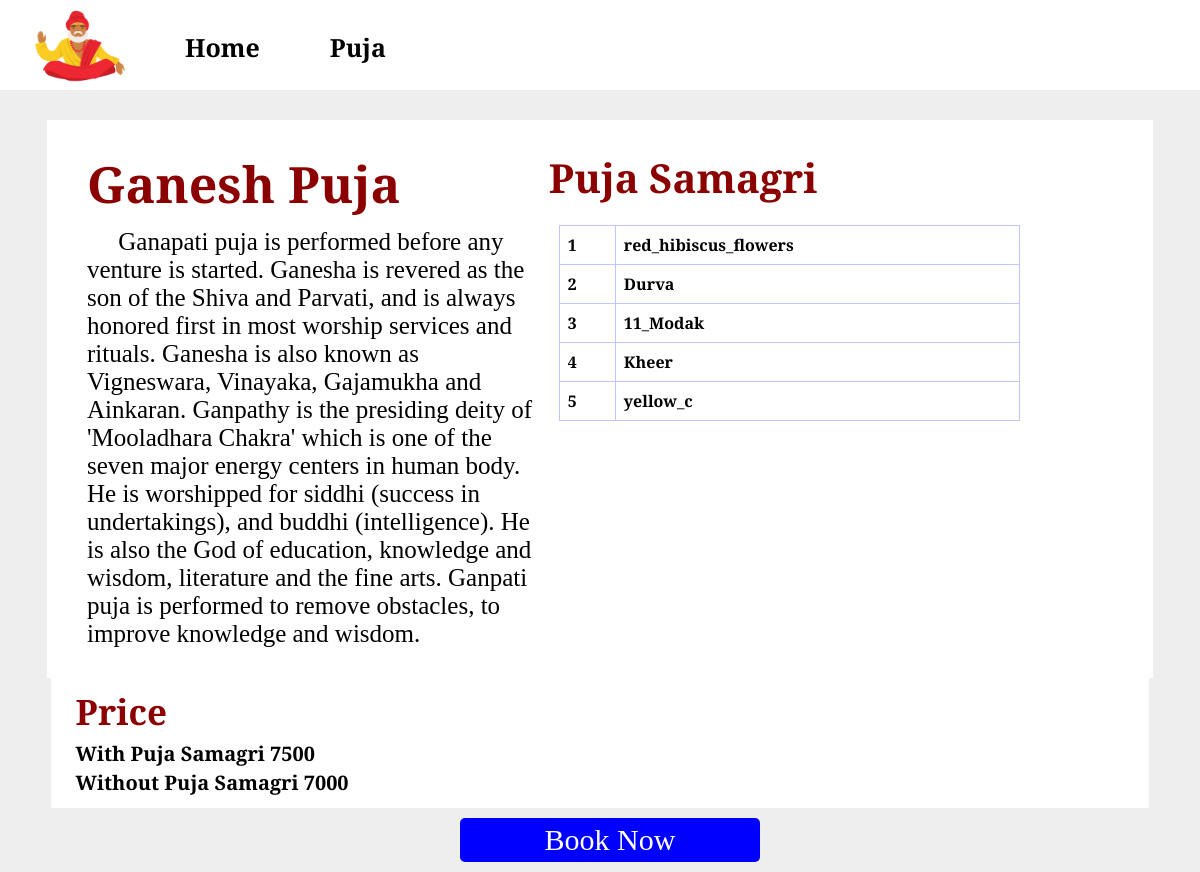
Page /booking.php?pname=Ganesh Puja on the committed database.
### tables this page shows
CREATE TABLE `puja` (
  `puja_name` varchar(500) NOT NULL,
  `description` text NOT NULL,
  `samagri` varchar(1000) NOT NULL,
  `photo` varchar(500) NOT NULL
);

### booking.php (the view, shortened to what this page needs)
<!DOCTYPE html>
<html lang="en">
<head>
    <link rel="stylesheet" href="css/style.css">
    <link rel="stylesheet" href="css/responsive.css">
</head>
<body class="booking-page">
    <div class="menu">
        <div class="website-logo">
            <img class="m-i" alt="logo" src="image/guruji2.png" />
        </div>
        <div id="navbar">
            <nav>
                <a id="NavLink" href="index.php">Home</a>
                <a id="NavLink" href="index.php#puja-section">Puja</a>
            </nav>
        </div>
    </div>
    <?php
    $pujaname = $_GET['pname'];
    include 'conn.php';
    $query = "SELECT * FROM puja WHERE puja_name = '$pujaname'";
    $data = mysqli_query($conn, $query);
    ?>
    <div class="booking">
        <?php
        if ($data->num_rows > 0) {
            while ($row = $data->fetch_assoc()) {
        ?>
                <div class="booking-info">
                    <div class="about-puja">
                        <h1><?php echo $pujaname ?></h1>
                        <p>
                            &nbsp;&nbsp;&nbsp;&nbsp;&nbsp;<?php echo $row['description']; ?>
                        </p>
                    </div>
                    <div class="puja-samagri">
                        <h1>Puja Samagri</h1>
                        <table>
                            <?php
                            $thestring = $row['samagri'];
                            $thearray = preg_split("/(\s|,\s)/", $thestring);
                            $i = 1;
                            foreach ($thearray as $value) {
                            ?>
                                <tr>
                                    <td><?php echo $i ?></td>
                                    <td><?php echo $value ?></td>
                                </tr>
                            <?php
                                $i++;
                            }
                            ?>
                        </table>
                    </div>
                </div>
        <?php
            }
        }
        ?>
        <div class="gurujiPrice">
            <h1>Price</h1>
            <h3>With Puja Samagri 7500</h3>
            <h3>Without Puja Samagri 7000</h3>
        </div>
        <div class="booking-btn">
            <button onclick="Puja_Book_btn()">Book Now</button>
        </div>
    </div>
</body>
</html>

### css/style.css (style rules this page uses)
* { margin: 0px; padding: 0px; font-family: 'Cormorant', serif; }
#navbar nav { display: flex; flex-direction: row; z-index: 60; padding-left: 150px; position: fixed; }
#NavLink { color: black; font-weight: bolder; float: left; text-align: center; padding: 30px 35px; text-decoration: none; font-size: 25px; cursor: pointer; }
.menu { width: 100%; position: fixed; background-color: white; z-index: 50; }
.m-i { float: left; height: 90px; width: 120px; margin-left: 20px; }
.booking-page { background-color: #eeeeee; }
.booking { margin: auto; padding-top: 120px; width: 95%; }
.booking-info { margin: auto; width: 90%; padding: 30px 40px; display: flex; flex-flow: row wrap; background-color: white; }
.about-puja { width: 45%; }
.about-puja h1 { color: darkred; font-size: 50px; }
.about-puja p { margin-top: 10px; font-size: 25px; }
.puja-samagri { width: 45%; }
.puja-samagri h1 { color: darkred; font-size: 40px; }
.puja-samagri table { width: 100%; margin: 20px 10px; border-collapse: collapse; font-weight: bolder; }
.puja-samagri td, th { border: 1px solid rgb(196, 196, 255); padding: 8px; }
.gurujiPrice { margin: auto; width: 92%; background-color: white; padding: 10px 25px; }
.gurujiPrice h1 { font-size: 35px; color: darkred; margin-bottom: 5px; }
.gurujiPrice h3 { margin-bottom: 2px; font-size: 20px; }
.booking-btn { width: 100%; display: flex; margin: 10px 10px; }
.booking-btn button { margin: auto; width: 300px; padding: 5px 30px; font-size: 30px; background-color: blue; color: white; border: 0px; cursor: pointer; border-radius: 5px; }

### rows in the picture
puja: description "Ganapati puja is performed before any venture is started. Ganesha is revered as the son of the Shiva and Parvati, and is always honored first in most worship services and rituals. Ganesha is also known as Vigneswara, Vinayaka, Gajamukha and Ainkaran. Ganpathy is the presiding deity of 'Mooladhara Chakra' which is one of the seven major energy centers in human body. He is worshipped for siddhi (success in undertakings), and buddhi (intelligence). He is also the God of education, knowledge and wisdom, literature and the fine arts. Ganpati puja is performed to remove obstacles, to improve knowledge and wisdom.", samagri "red_hibiscus_flowers", samagri "Durva", samagri "11_Modak", samagri "Kheer", samagri "yellow_c"
